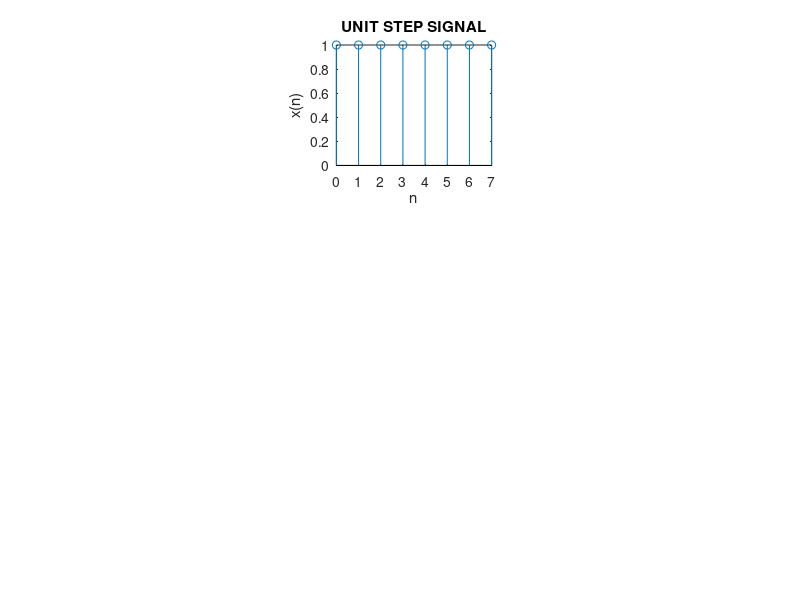

Here is the MATLAB script that generated this plot:
clc
clear all
close all
%UNIT STEP SIGNAL% 
N=8; 
n=0:1:N-1; 
x=ones(1,N); 
subplot(3,3,2); 
stem(n,x); 
xlabel('n'); 
ylabel('x(n)'); 
title('UNIT STEP SIGNAL'); 
